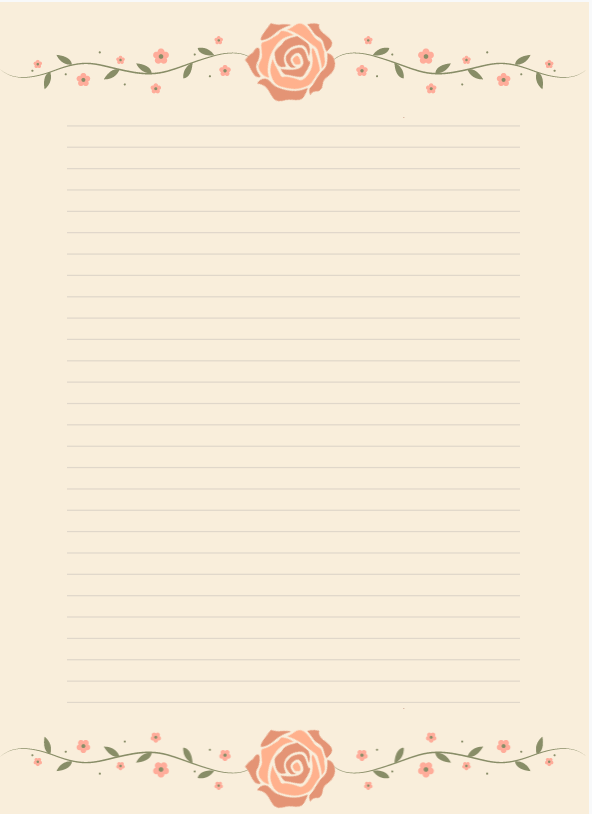
#> input picture InputImage.png, 592 x 814 px
$ python main.py
#> lines starting #> are read from the running program, lines starting #| are printed output that depends on the picture
from PIL import Image, ImageFont, ImageDraw
import os

image = Image.open("InputImage.png")
#> image is the input picture: PIL image 592x814 RGBA; mean R, G, B, A 247.3, 235.1, 216.1, 255
createImg = ImageDraw.Draw(image)

print("Image size:", image.size)
#| Image size: (592, 814)

rochesterFontFolder = "rochester"
calligraphyFontFolder = "Antonellie-Calligraphy-Font"
rochesterFont = os.path.join(rochesterFontFolder, "Rochester-Regular.ttf")
calligraphyFont = os.path.join(calligraphyFontFolder, "Morning-Dew.otf")

mainFont = ImageFont.truetype(rochesterFont, 70)
secondaryFont = ImageFont.truetype(calligraphyFont, 35)
tertiaryFont = ImageFont.truetype(calligraphyFont, 30)
createFont = ImageFont.truetype(rochesterFont, 20)

mainText = "       Happy \n  Teacher's Day"
secondaryText = "Thank you for imparting your knowledge unto us."
tertiaryText = "   We will always be grateful \nto you for your support and kindness."
createText = "Created by - \nKanishaka Pranjal \nS20210010108"

createImg.text((90, 308), mainText, font=mainFont, fill="#6f694f")
createImg.text((60, 250), secondaryText, font=secondaryFont, fill="#ee9358")
createImg.text((120, 510), tertiaryText, font=tertiaryFont, fill="#ee9358")
createImg.text((400, 630), createText, font=createFont, fill="#f34f58")

image.save("OutputImage.png")
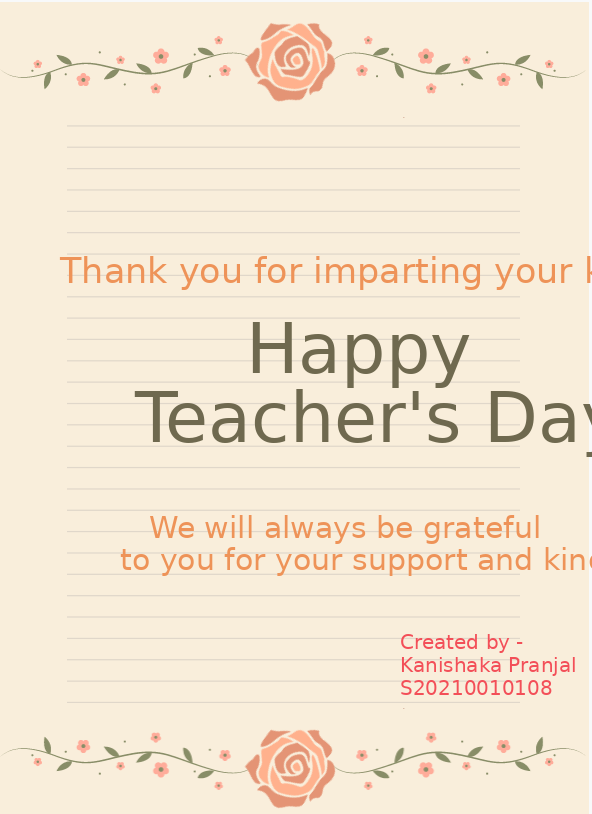
#> saved as OutputImage.png: PIL image 592x814 RGBA; mean R, G, B, A 244.2, 230.1, 210.3, 255

image.show()
